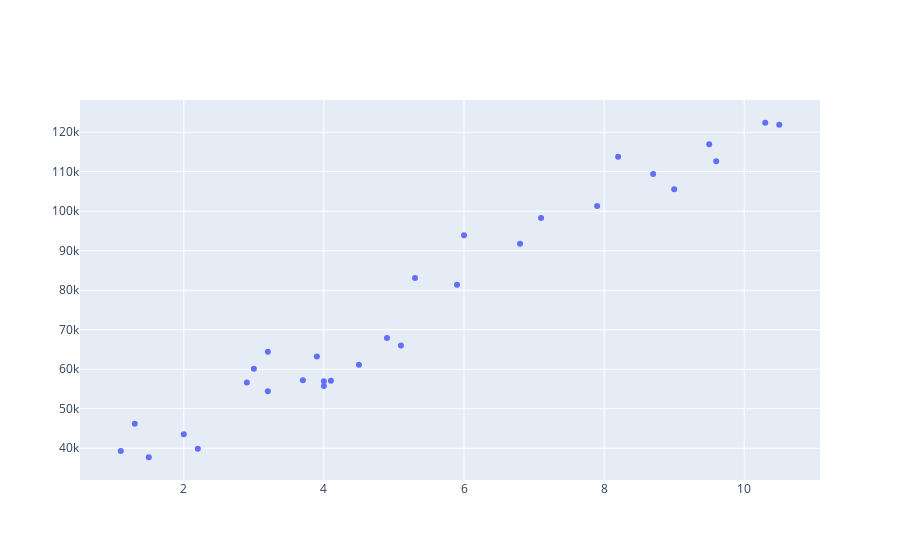

The code cell stored with this chart in its notebook:
### Code cell
iplot(go.Figure([go.Scatter(x=df.YearsExperience,y=df.Salary,mode='markers')]))

### Figure 1 — Plotly figure (JSON) as saved in the notebook; plotly's stock layout.template omitted (floating-point values rounded to 4 significant figures)
{"data": [{"mode": "markers", "type": "scatter", "x": [1.1, 1.3, 1.5, 2, 2.2, 2.9, 3, 3.2, 3.2, 3.7, 3.9, 4, 4, 4.1, 4.5, 4.9, 5.1, 5.3, 5.9, 6, 6.8, 7.1, 7.9, 8.2, 8.7, 9, 9.5, 9.6, 10.3, 10.5], "y": [39343, 46205, 37731, 43525, 39891, 56642, 60150, 54445, 64445, 57189, 63218, 55794, 56957, 57081, 61111, 67938, 66029, 83088, 81363, 93940, 91738, 98273, 101302, 113812, 109431, 105582, 116969, 112635, 122391, 121872]}], "layout": {}}
